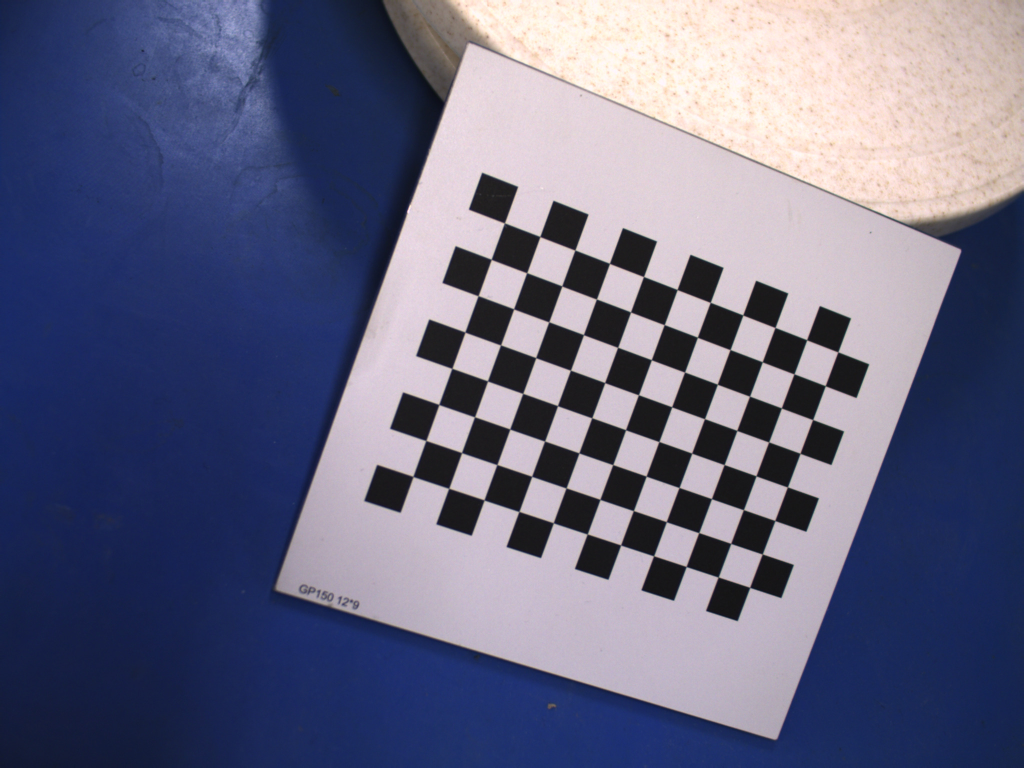
#> input picture left02.jpg, 2048 x 1536 px, given as the content of the folder ../data, which was not available (shown at 1/2 size)
$ python camera_calibration.py
#> lines starting #> are read from the running program, lines starting #| are printed output that depends on the picture; after the words box and inside, x2 and y2 are one past the last pixel; in counts of white or black regions, pixels touching at a corner belong together; long printed decimals are rounded; pictures that were not available may be replaced by others from this repository, and a replacement may not be noted


import numpy as np
import cv2
import glob

# Define the chess board rows and columns
rows = 11
cols = 8

# Set the termination criteria for the corner sub-pixel algorithm
criteria = (cv2.TERM_CRITERIA_MAX_ITER + cv2.TERM_CRITERIA_EPS, 30, 0.001)

# Prepare the object points: (0,0,0), (1,0,0), (2,0,0), ..., (6,5,0). They are the same for all images
objectPoints = np.zeros((rows * cols, 3), np.float32)
objectPoints[:, :2] = np.mgrid[0:rows, 0:cols].T.reshape(-1, 2)

# Create the arrays to store the object points and the image points
objectPointsArray = []
imgPointsArray = []

# Loop over the image files
for path in glob.glob('../data/left[0-1][0-5].jpg'):
    # Load the image and convert it to gray scale
    img = cv2.imread(path)
#> img is the input picture: shape (1536, 2048, 3); mean B, G, R 130.2, 103.7, 102.7
    gray = cv2.cvtColor(img, cv2.COLOR_BGR2GRAY)
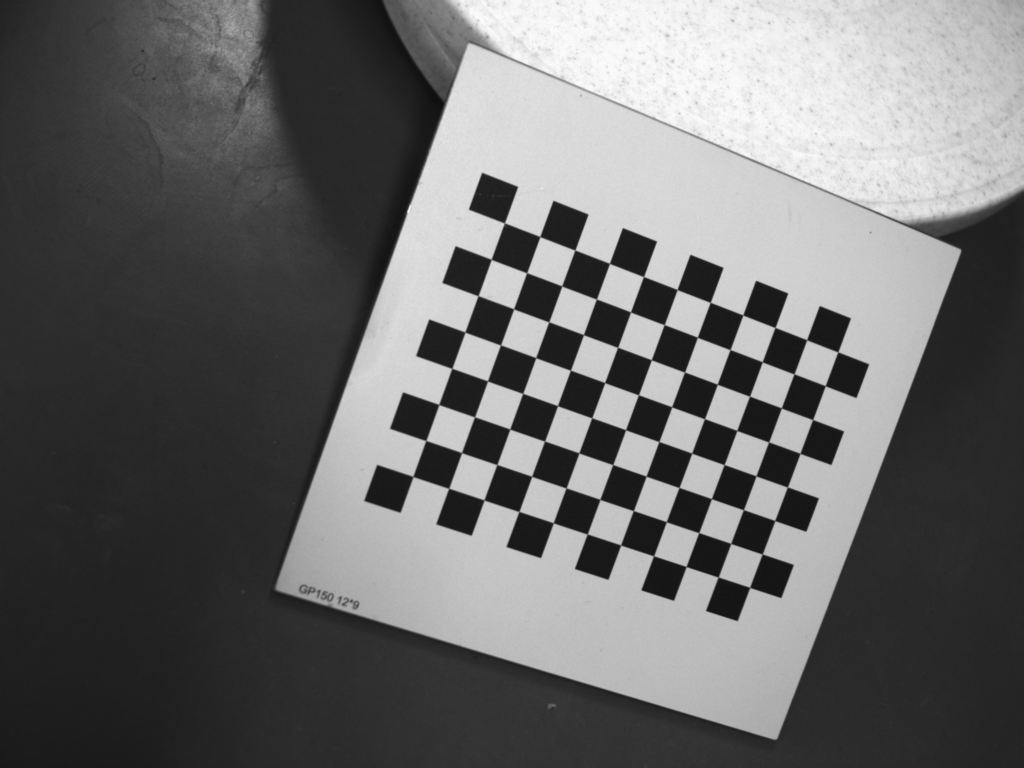
#> gray: shape (1536, 2048) (shown at 1/2 size); min 13, max 252, mean 106.4

    # Find the chess board corners
    ret, corners = cv2.findChessboardCorners(gray, (rows, cols), None)
#> ret = True; corners = 88 rows, first 8: [1009.3, 446.2], [1080.3, 473.6], [1150.4, 500.5], [1219.5, 527.4], [1287.6, 553.5], [1354.5, 579.5], [1420.8, 605.3], [1486.1, 630.4]

    # Make sure the chess board pattern was found in the image
    if ret:
        # Refine the corner position
        corners = cv2.cornerSubPix(gray, corners, (11, 11), (-1, -1), criteria)
#> corners = 88 rows, first 8: [1009.3, 446.4], [1080.2, 473.6], [1150.3, 500.6], [1219.4, 527.2], [1287.5, 553.6], [1354.6, 579.6], [1420.9, 605.2], [1486.1, 630.5]

        # Add the object points and the image points to the arrays
        objectPointsArray.append(objectPoints)
        imgPointsArray.append(corners)

        # Draw the corners on the image
        cv2.drawChessboardCorners(img, (rows, cols), corners, ret)
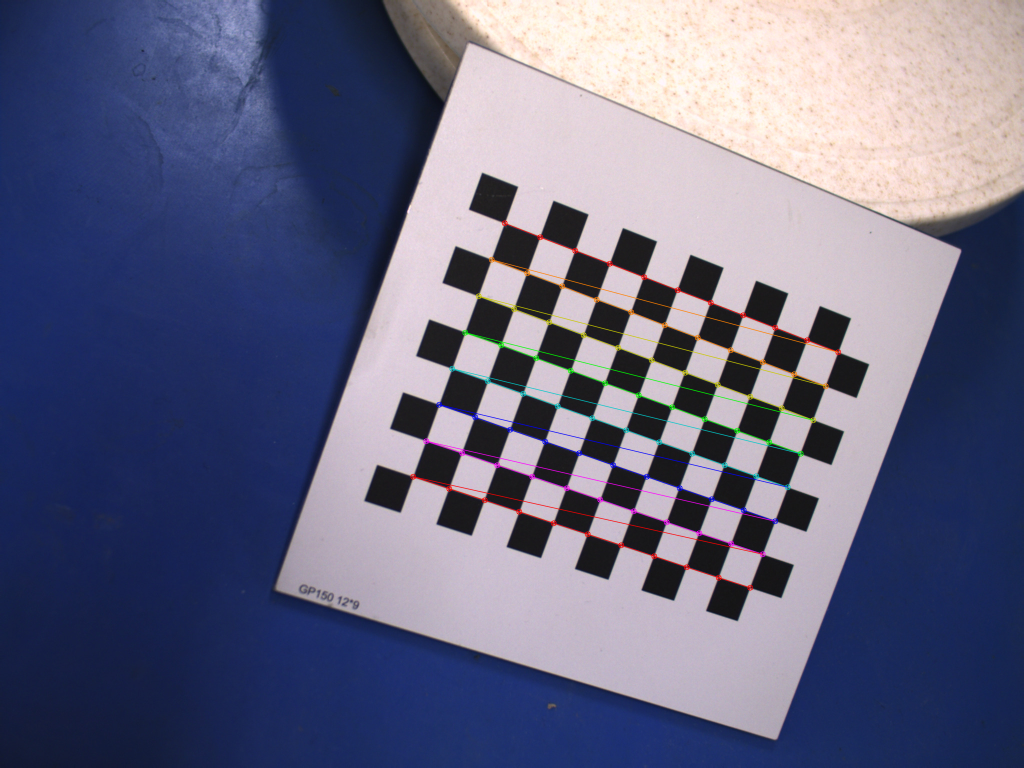
#> img: shape (1536, 2048, 3) (shown at 1/2 size); 1.2% of pixels changed, all inside (x1, y1, x2, y2) = (820, 440, 1683, 1182)

    # Display the image
    cv2.imshow('chess board', img)
    cv2.waitKey(500)

# Calibrate the camera and save the results
ret, mtx, dist, rvecs, tvecs = cv2.calibrateCamera(objectPointsArray, imgPointsArray, gray.shape[::-1], None, None)
#> ret = 0.0481; mtx = [[2211.8, 0, 1063.2], [0, 2222.5, 749.1], [0, 0, 1]]; dist = [[-0.0654, 0.254, 0.0017, 0.0019, -1.61]]; rvecs = ([0.0746, -0.196, 0.345],); tvecs = ([-0.7, -3.91, 28.64],)
np.savez('../data/calib.npz', mtx=mtx, dist=dist, rvecs=rvecs, tvecs=tvecs)

# Print the camera calibration error
error = 0

for i in range(len(objectPointsArray)):
    imgPoints, _ = cv2.projectPoints(objectPointsArray[i], rvecs[i], tvecs[i], mtx, dist)
    error += cv2.norm(imgPointsArray[i], imgPoints, cv2.NORM_L2) / len(imgPoints)
#> this loop made 1 pass
#> error on pass 1: 0.00513
#> after the loop, error = 0.00513

print("Total error: ", error / len(objectPointsArray))
#| Total error:  0.005132

# Load one of the test images
img = cv2.imread('../data/left01.jpg')
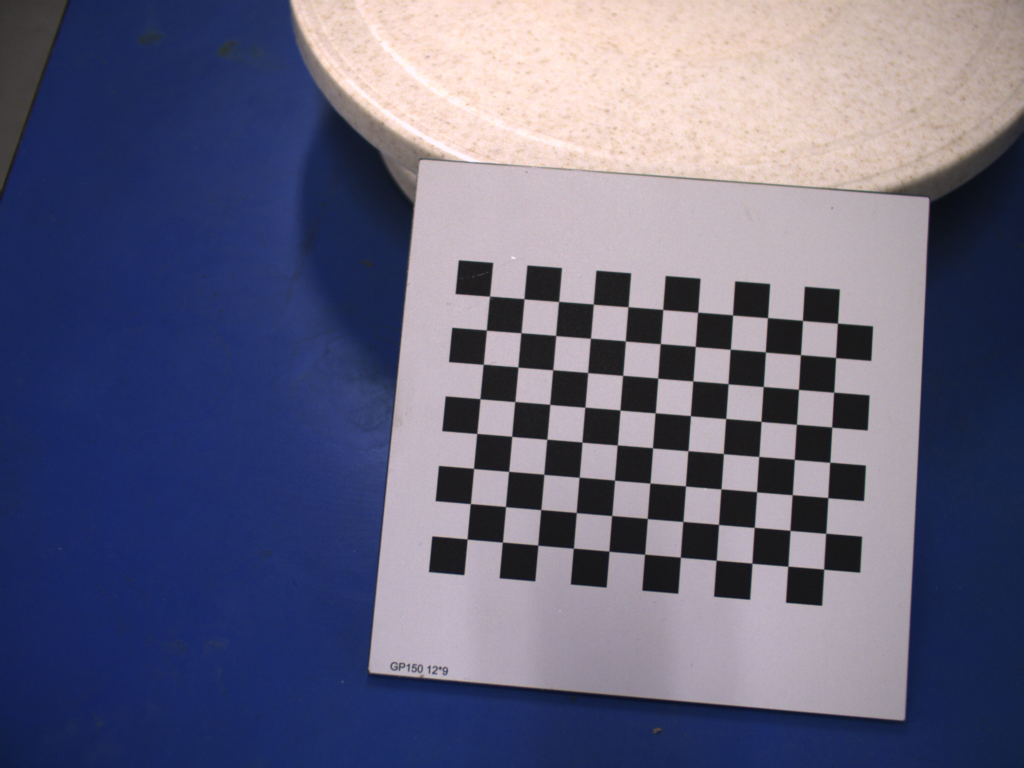
#> input picture left01.jpg, 2048 x 1536 px, given as the content of the folder ../data, which was not available (shown at 1/2 size)
#> img is the input picture: shape (1536, 2048, 3); mean B, G, R 124.7, 99.8, 99.9
h, w = img.shape[:2]
#> h = 1536; w = 2048

# Obtain the new camera matrix and undistort the image
newCameraMtx, roi = cv2.getOptimalNewCameraMatrix(mtx, dist, (w, h), 1, (w, h))
#> newCameraMtx = [[1971.5, 0, 1107.4], [0, 1930.3, 740.6], [0, 0, 1]]; roi = (133, 84, 1863, 1343)
undistortedImg = cv2.undistort(img, mtx, dist, None, newCameraMtx)
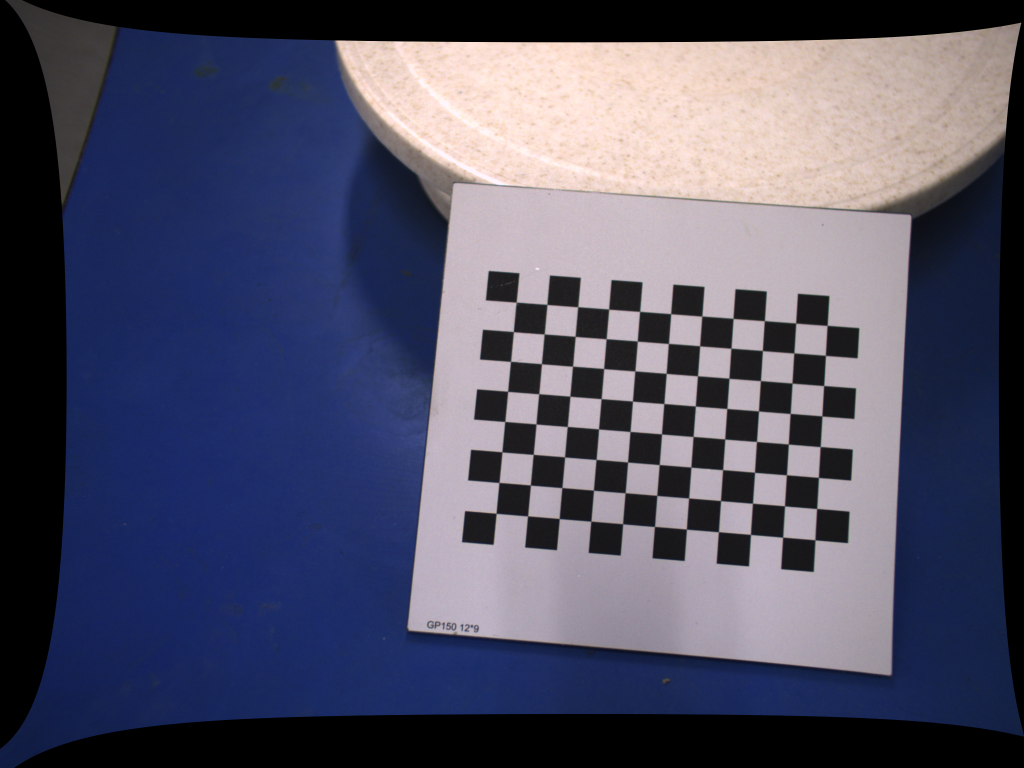
#> undistortedImg: shape (1536, 2048, 3) (shown at 1/2 size); mean B, G, R 101.4, 80.5, 80.3

# Crop the undistorted image
# x, y, w, h = roi
# undistortedImg = undistortedImg[y:y + h, x:x + w]

# Display the final result
cv2.imshow('chess board', np.hstack((img, undistortedImg)))
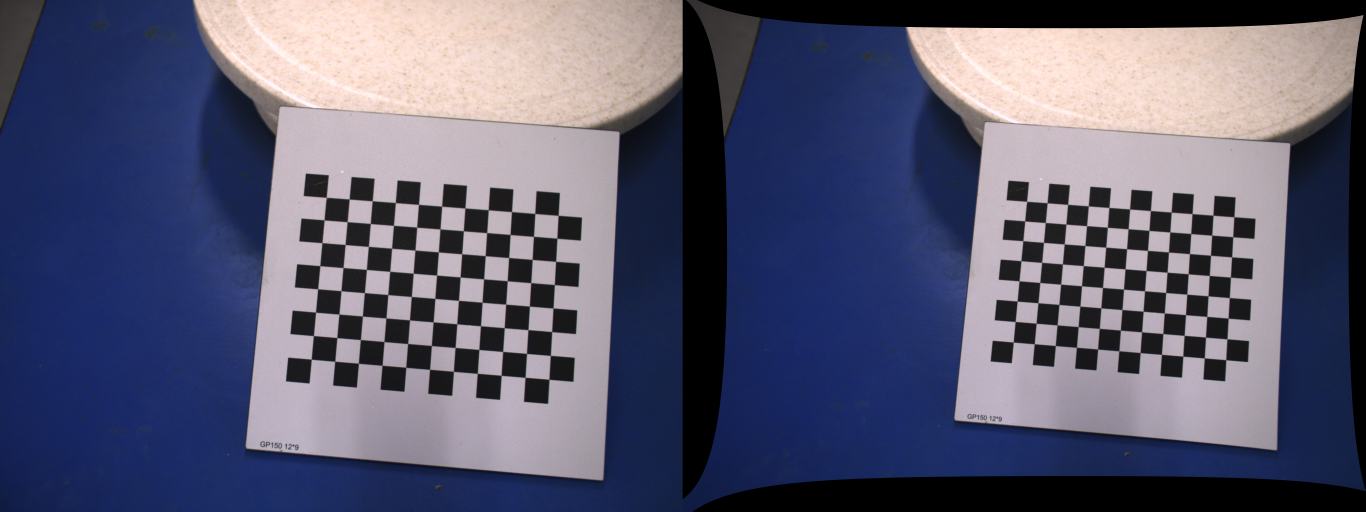
#> window 'chess board': shape (1536, 4096, 3) (shown at 1/3 size); mean B, G, R 113.1, 90.2, 90.1
cv2.waitKey(0)
cv2.destroyAllWindows()
